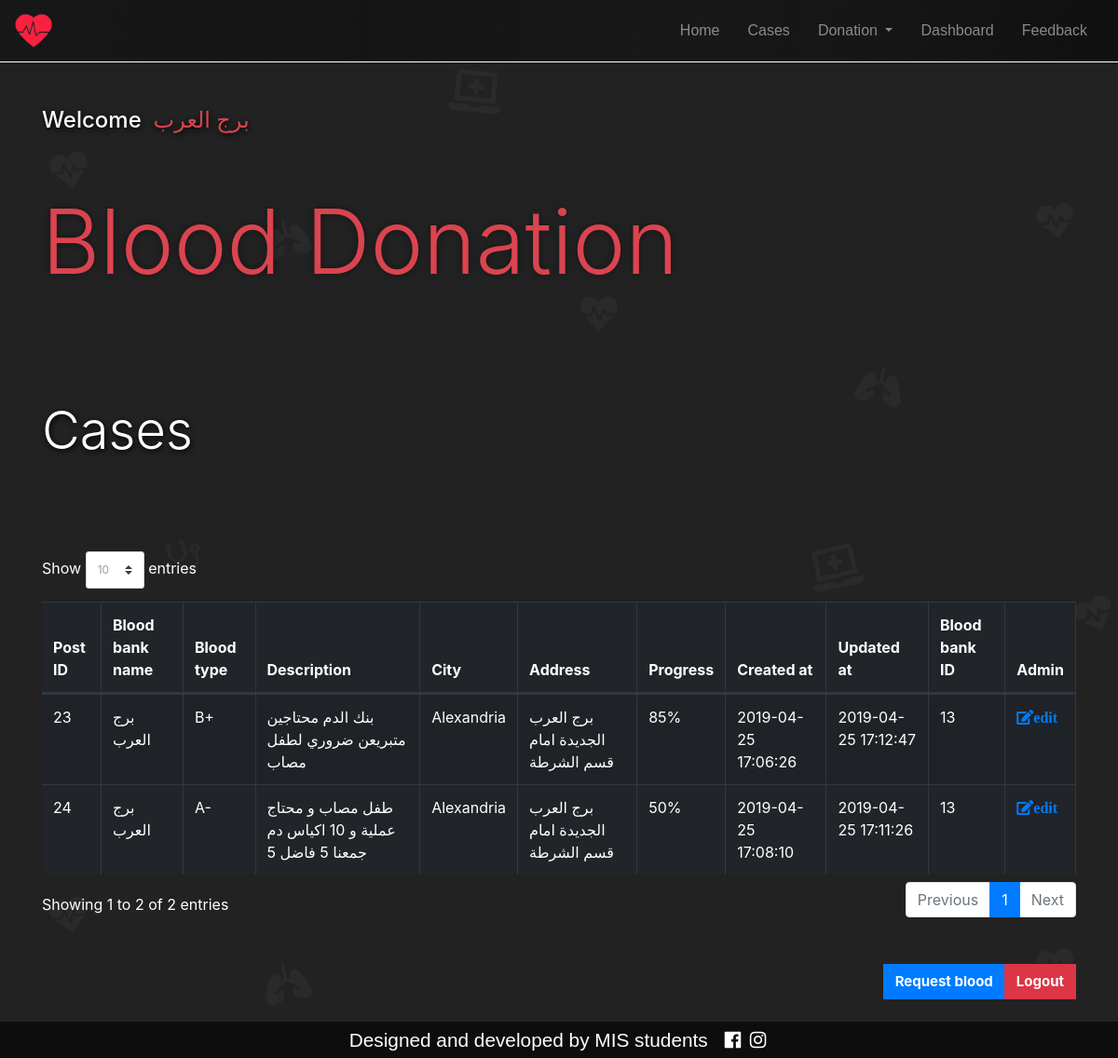
/Hospital_cases.php (signed in), run on the app's committed database.
### tables this page shows
CREATE TABLE IF NOT EXISTS `post` (
  `id` int(11) NOT NULL AUTO_INCREMENT,
  `hospital_admin_id` int(11) NOT NULL,
  `blood_bank_name` varchar(255) NOT NULL,
  `address` varchar(255) NOT NULL,
  `blood_type` varchar(11) NOT NULL,
  `donation_location` varchar(255) NOT NULL,
  `description` varchar(255) NOT NULL,
  `progress` int(11) NOT NULL DEFAULT '0',
  `visible` varchar(20) NOT NULL DEFAULT '0',
  `created_at` timestamp NOT NULL DEFAULT CURRENT_TIMESTAMP,
  `updated_at` timestamp NULL DEFAULT NULL,
  PRIMARY KEY (`id`),
  KEY `hospital_admin_id` (`hospital_admin_id`)
);

### Hospital_cases.php (the view, shortened to what this page needs)
<?php
$user = $_SESSION["user_info"];
$userNameHospital = $user["hospital_name"];
$adminIT = $user["id"];
include'header.php';
?>
<div class="container subTitleShadow ">
  <h4> Welcome &nbsp;<div class="welcomeColor d-inline-block wow animated zoomIn" data-wow-duration="1s" data-wow-delay="0s"><?php echo $userNameHospital ?></div></h4>
</div>
<div class="container display-1 bloodDTEXT bloodTextSM titleShadow">
    <p>Blood Donation</p>
</div>
<br />
<br />
<br />
<br />
<div class="container display-4 subTitleShadow">Cases</div>
<br />
<br />
<br />
<br />
<div class="container">
    <table id="cases" class="table table-striped table-bordered table-hover table-dark" style="width:100%">
        <thead>
            <tr>
                <th>Post ID</th>
                <th>Blood bank name</th>
                <th>Blood type</th>
                <th>Description</th>
                <th>City</th>
                <th>Address</th>
                <th>Progress</th>
                <th>Created at</th>
                <th>Updated at</th>
                <th>Blood bank ID</th>
                <th>Admin</th>
            </tr>
        </thead>
        <tbody>
            <?php
        $cn = mysqli_connect("localhost" ,"root","","blood_donation");
        mysqli_set_charset($cn,"utf8");
        $rslt = mysqli_query($cn , "select  id , blood_bank_name , address , blood_type, donation_location , description, progress, created_at, updated_at , hospital_admin_id from post where progress != 100 && hospital_admin_id = $adminIT ");
        while($row = mysqli_fetch_row($rslt))
        {
          ?>
            <tr>
                <td><?php echo $row[0]?></td>
                <td><?php echo $row[1]?></td>
                <td><?php echo $row[3]?></td>
                <td><?php echo $row[5]?></td>
                <td><?php echo $row[4]?></td>
                <td><?php echo $row[2]?></td>
                <td><?php echo $row[6] . "%" ?></td>
                <td><?php echo $row[7]?></td>
                <td><?php echo $row[8]?></td>
                <td><?php echo $row[9]?></td>
                <td><a href="edit_post_hospital.php?postID=<?php echo $row[0]?>&adminID=<?php echo $row[9]?>" class="fas fa-edit">edit</a></td>
            </tr>
            <?php
        }
      ?>
        </tbody>
    </table>
</div>
<br />
<br />
<div class="container buttonsForAdmins d-flex justify-content-end">
<div class="btn-group">
  <button onclick="location.href='RequestBlood.php'" type="button" class="btn btn-primary">Request blood</button>
  <button onclick="location.href='logout.php'" type="button" class="btn btn-danger">Logout</button>
</div>
</div>
<br />
<?php include'footer.php';  ?>

### style.css (style rules this page uses)
body { margin: 0; width: 100%; }
body, html { overflow: auto; background-image: url(Media/backgroundIcons.jpg); background-color: #222; color: #fff; }
.bloodDTEXT { color: #da444f; }
@media (min-width: 767px) { .bloodDTEXT { padding-top: 50px; } }
.form-control, .btn { border-radius: 3px; }
.form-control, .btn { min-height: 38px; }
.btn { font-size: 15px; font-weight: bold; border-radius: 0; }
.subTitleShadow { text-shadow: 1px 2px 6px #000; }
.titleShadow { text-shadow: 0px 0px 8px rgba(0, 0, 0, 0.4); }
.welcomeColor { color: #da444f; }

### data on the page
post: id "23", blood_bank_name "برج العرب", blood_type "B+", description "بنك الدم محتاجين متبريعن ضروري لطفل مصاب", donation_location "Alexandria", address "برج العرب الجديدة امام قسم الشرطة", progress "85", created_at "2019-04-25 17:06:26", updated_at "2019-04-25 17:12:47", hospital_admin "13"
post: id "24", blood_bank_name "برج العرب", blood_type "A-", description "طفل مصاب و محتاج عملية و 10 اكياس دم جمعنا 5 فاضل 5", donation_location "Alexandria", address "برج العرب الجديدة امام قسم الشرطة", progress "50", created_at "2019-04-25 17:08:10", updated_at "2019-04-25 17:11:26", hospital_admin "13"

### other printed values
$userNameHospital "برج العرب"
